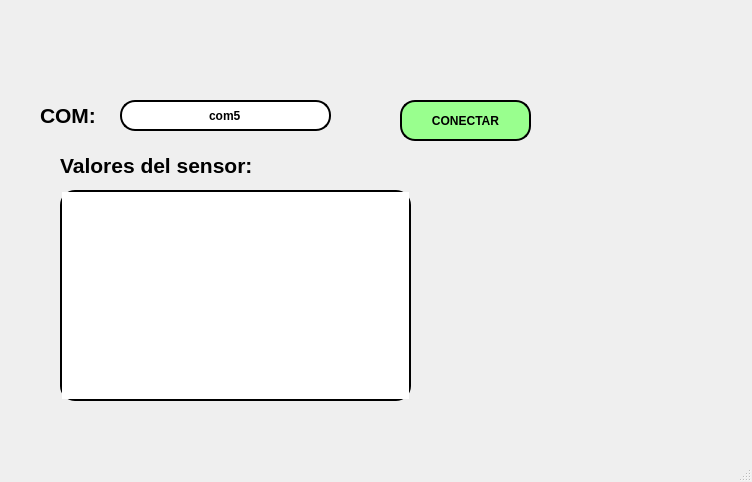
<?xml version="1.0" encoding="UTF-8"?>
<ui version="4.0">
 <class>MainWindow</class>
 <widget class="QMainWindow" name="MainWindow">
  <property name="geometry">
   <rect>
    <x>0</x>
    <y>0</y>
    <width>752</width>
    <height>482</height>
   </rect>
  </property>
  <property name="windowTitle">
   <string>MainWindow</string>
  </property>
  <widget class="QWidget" name="centralwidget">
   <widget class="QLabel" name="label">
    <property name="geometry">
     <rect>
      <x>20</x>
      <y>10</y>
      <width>191</width>
      <height>71</height>
     </rect>
    </property>
    <property name="text">
     <string/>
    </property>
    <property name="pixmap">
     <pixmap resource="../../../Resource/resource.qrc">:/Logos/uatlogopng.png</pixmap>
    </property>
    <property name="scaledContents">
     <bool>true</bool>
    </property>
   </widget>
   <widget class="QLabel" name="label_4">
    <property name="geometry">
     <rect>
      <x>560</x>
      <y>0</y>
      <width>181</width>
      <height>71</height>
     </rect>
    </property>
    <property name="text">
     <string/>
    </property>
    <property name="pixmap">
     <pixmap resource="../../../Resource/resource.qrc">:/Logos/fians.png</pixmap>
    </property>
    <property name="scaledContents">
     <bool>true</bool>
    </property>
   </widget>
   <widget class="QLabel" name="label_5">
    <property name="geometry">
     <rect>
      <x>590</x>
      <y>330</y>
      <width>151</width>
      <height>91</height>
     </rect>
    </property>
    <property name="text">
     <string/>
    </property>
    <property name="pixmap">
     <pixmap resource="../../../Resource/resource.qrc">:/Logos/Shelby-Logo.png</pixmap>
    </property>
    <property name="scaledContents">
     <bool>true</bool>
    </property>
   </widget>
   <widget class="QLineEdit" name="txt_com">
    <property name="geometry">
     <rect>
      <x>120</x>
      <y>100</y>
      <width>211</width>
      <height>31</height>
     </rect>
    </property>
    <property name="font">
     <font>
      <weight>75</weight>
      <bold>true</bold>
     </font>
    </property>
    <property name="styleSheet">
     <string notr="true">border: 2px solid black;
border-radius: 15px;</string>
    </property>
    <property name="text">
     <string>com5</string>
    </property>
    <property name="alignment">
     <set>Qt::AlignCenter</set>
    </property>
   </widget>
   <widget class="QLabel" name="label_2">
    <property name="geometry">
     <rect>
      <x>40</x>
      <y>100</y>
      <width>71</width>
      <height>31</height>
     </rect>
    </property>
    <property name="font">
     <font>
      <pointsize>16</pointsize>
      <weight>75</weight>
      <bold>true</bold>
     </font>
    </property>
    <property name="text">
     <string>COM:</string>
    </property>
   </widget>
   <widget class="QPushButton" name="btn_accion">
    <property name="geometry">
     <rect>
      <x>400</x>
      <y>100</y>
      <width>131</width>
      <height>41</height>
     </rect>
    </property>
    <property name="font">
     <font>
      <weight>75</weight>
      <bold>true</bold>
     </font>
    </property>
    <property name="styleSheet">
     <string notr="true">border: 2px solid black;
background-color: rgb(153, 255, 142);
border-radius: 15px;</string>
    </property>
    <property name="text">
     <string>CONECTAR</string>
    </property>
   </widget>
   <widget class="QLabel" name="label_3">
    <property name="geometry">
     <rect>
      <x>60</x>
      <y>150</y>
      <width>381</width>
      <height>31</height>
     </rect>
    </property>
    <property name="font">
     <font>
      <pointsize>16</pointsize>
      <weight>75</weight>
      <bold>true</bold>
     </font>
    </property>
    <property name="text">
     <string>Valores del sensor:</string>
    </property>
   </widget>
   <widget class="QTextEdit" name="txt_valores">
    <property name="geometry">
     <rect>
      <x>60</x>
      <y>190</y>
      <width>351</width>
      <height>211</height>
     </rect>
    </property>
    <property name="font">
     <font>
      <pointsize>12</pointsize>
     </font>
    </property>
    <property name="styleSheet">
     <string notr="true">border: 2px solid black;
border-radius: 15px;</string>
    </property>
    <property name="html">
     <string>&lt;!DOCTYPE HTML PUBLIC &quot;-//W3C//DTD HTML 4.0//EN&quot; &quot;http://www.w3.org/TR/REC-html40/strict.dtd&quot;&gt;
&lt;html&gt;&lt;head&gt;&lt;meta name=&quot;qrichtext&quot; content=&quot;1&quot; /&gt;&lt;style type=&quot;text/css&quot;&gt;
p, li { white-space: pre-wrap; }
&lt;/style&gt;&lt;/head&gt;&lt;body style=&quot; font-family:'MS Shell Dlg 2'; font-size:12pt; font-weight:400; font-style:normal;&quot;&gt;
&lt;p style=&quot;-qt-paragraph-type:empty; margin-top:0px; margin-bottom:0px; margin-left:0px; margin-right:0px; -qt-block-indent:0; text-indent:0px;&quot;&gt;&lt;br /&gt;&lt;/p&gt;&lt;/body&gt;&lt;/html&gt;</string>
    </property>
   </widget>
  </widget>
  <widget class="QMenuBar" name="menubar">
   <property name="geometry">
    <rect>
     <x>0</x>
     <y>0</y>
     <width>752</width>
     <height>26</height>
    </rect>
   </property>
  </widget>
  <widget class="QStatusBar" name="statusbar"/>
 </widget>
 <resources>
  <include location="../../../Resource/resource.qrc"/>
 </resources>
 <connections/>
</ui>
